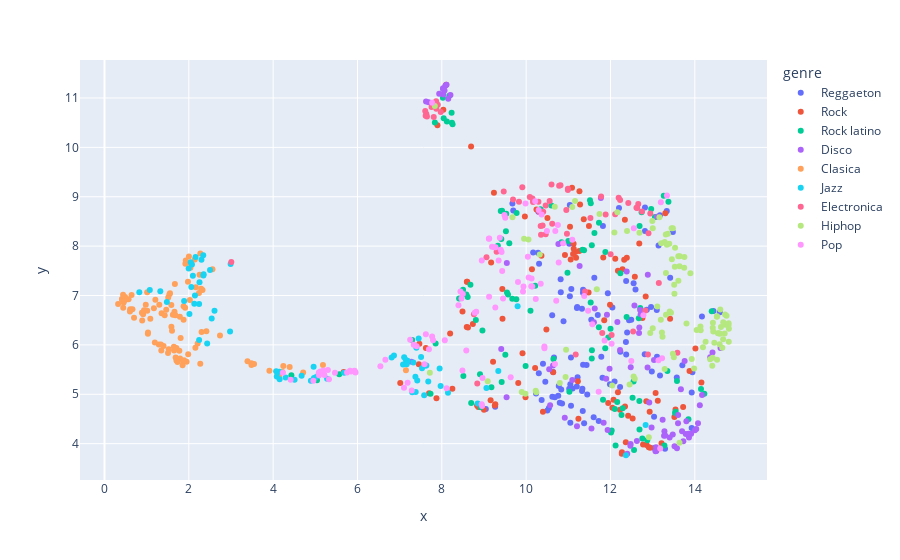

This figure's notebook cell:
### Code cell
from sklearn.preprocessing import MinMaxScaler, Normalizer
from umap import UMAP

projection_pipe = Pipeline(
    [
        (
            "Column Transformer",
            ColumnTransformer(
                [("MinMax", MinMaxScaler(), ["duration_ms", "loudness"])],
                remainder="passthrough",
            ),
        ),
        ("Normalize", Normalizer()),
        ("UMAP", UMAP(random_state=88, n_neighbors=20, min_dist=0.15)),
    ]
)


projections = projection_pipe.fit_transform(
    df.loc[
        :,
        [
            "danceability",
            "energy",
            "speechiness",
            "acousticness",
            "instrumentalness",
            "valence",
            "liveness",
            "duration_ms",
            "loudness",
        ],
    ]
)
df_proj = pd.DataFrame(projections, columns=["x", "y"])


df_fig = df.copy()
df_fig = pd.concat([df_fig, df_proj], axis=1)
df_fig["hover_name"] = df_fig["artist"] + " - " + df_fig["name"]

fig = px.scatter(
    df_fig,
    x="x",
    y="y",
    color="genre",
    hover_name="hover_name",
    hover_data=[
        "danceability",
        "energy",
        "speechiness",
        "acousticness",
        "instrumentalness",
        "valence",
    ],
)
fig.show()
